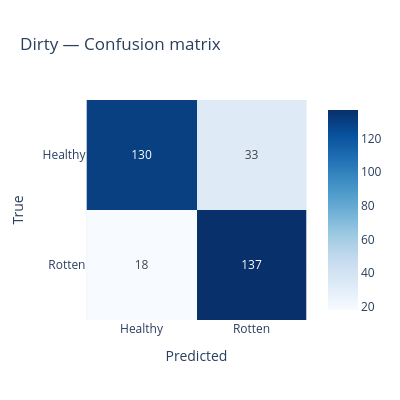
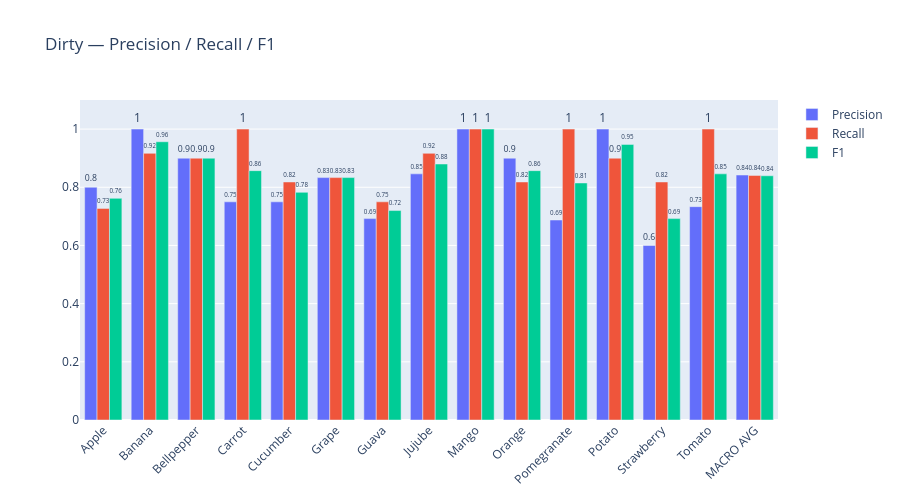
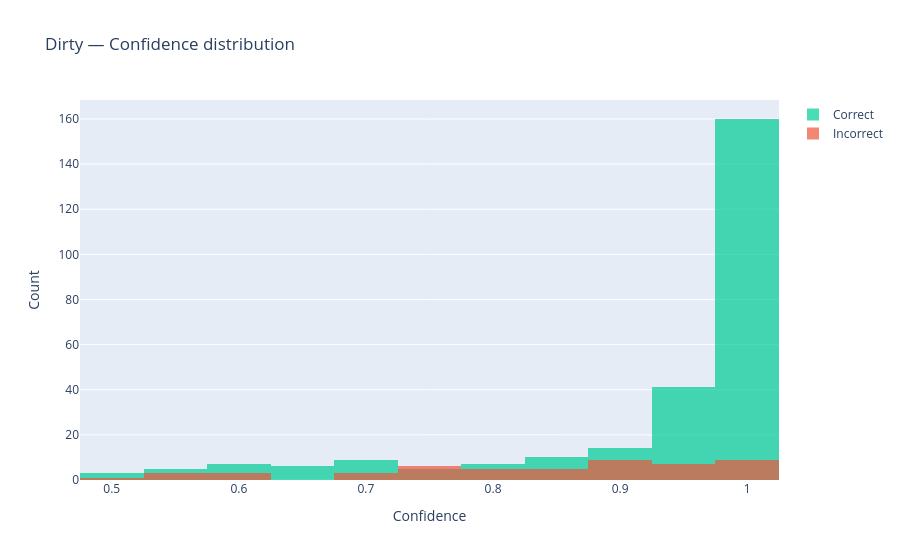
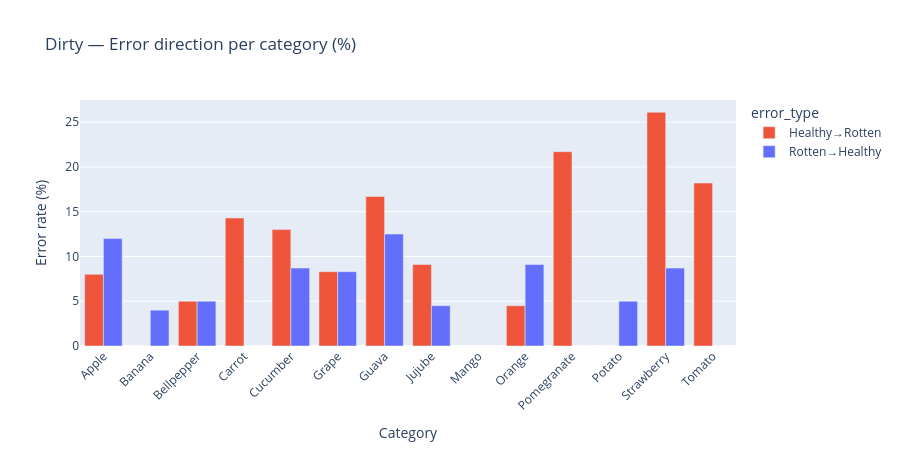

Notebook source saved alongside these figures, in order:
### Markdown cell above
## 2. Cross-Model Comparison
High-level comparison across all models: overall accuracy, per-category breakdown, and an accuracy heatmap. Key observation: the dirty dataset (largest volume) outperforms cleaner subsets, suggesting data volume dominates over data cleanliness for this task at current scale.

### Code cell
import plotly.graph_objects as go
from plotly.subplots import make_subplots
from sklearn.metrics import precision_recall_fscore_support, confusion_matrix
import numpy as np

CLASS_NAMES = ["Healthy", "Rotten"]

for model_name, df in results.items():
    print(f"\n{'='*60}")
    print(f"  {model_name}")
    print(f"{'='*60}")

    y_true = df["true_label"].values
    y_pred = df["pred"].values
    conf   = df["confidence"].values

    # ── 1. Confusion matrix ───────────────────────────────────────
    cm = confusion_matrix(y_true, y_pred)
    fig_cm = px.imshow(cm, text_auto=True,
                       x=CLASS_NAMES, y=CLASS_NAMES,
                       color_continuous_scale="Blues",
                       title=f"{model_name} — Confusion matrix",
                       labels=dict(x="Predicted", y="True"))
    fig_cm.update_layout(width=400, height=400)
    fig_cm.show()

    # ── 2. Precision / Recall / F1 per category ───────────────────
    categories = sorted(df["produce"].unique())
    rows = []
    for cat in categories:
        sub = df[df["produce"] == cat]
        p, r, f, _ = precision_recall_fscore_support(
            sub["true_label"], sub["pred"], average="binary", zero_division=0)
        rows.append({"Category": cat, "Precision": p, "Recall": r, "F1": f})
    # Macro average
    p_mac, r_mac, f_mac, _ = precision_recall_fscore_support(
        y_true, y_pred, average="macro", zero_division=0)
    rows.append({"Category": "MACRO AVG", "Precision": p_mac, "Recall": r_mac, "F1": f_mac})

    prf_df = pd.DataFrame(rows)
    fig_prf = go.Figure()
    for metric, color in [("Precision","#636EFA"), ("Recall","#EF553B"), ("F1","#00CC96")]:
        fig_prf.add_trace(go.Bar(
            name=metric, x=prf_df["Category"], y=prf_df[metric],
            marker_color=color, text=prf_df[metric].round(2), textposition="outside"
        ))
    fig_prf.update_layout(barmode="group", title=f"{model_name} — Precision / Recall / F1",
                          yaxis_range=[0, 1.1], xaxis_tickangle=-45, height=500)
    fig_prf.show()

    # ── 3. Confidence distribution ────────────────────────────────
    fig_conf = go.Figure()
    fig_conf.add_trace(go.Histogram(
        x=conf[df["correct"].values], name="Correct",
        marker_color="#00CC96", opacity=0.7, nbinsx=20))
    fig_conf.add_trace(go.Histogram(
        x=conf[~df["correct"].values], name="Incorrect",
        marker_color="#EF553B", opacity=0.7, nbinsx=20))
    fig_conf.update_layout(barmode="overlay",
                           title=f"{model_name} — Confidence distribution",
                           xaxis_title="Confidence", yaxis_title="Count")
    fig_conf.show()

    # ── 4. Error direction breakdown ──────────────────────────────
    errors = df[~df["correct"]].copy()
    errors["error_type"] = errors.apply(
        lambda r: "Healthy→Rotten" if r["true_label"] == 0 else "Rotten→Healthy", axis=1)
    total = df.groupby("produce").size()
    breakdown = errors.groupby(["produce","error_type"]).size().unstack(fill_value=0)
    breakdown_pct = (breakdown.div(total, axis=0) * 100).round(1)

    fig_err = px.bar(breakdown_pct.reset_index().melt(id_vars="produce"),
                     x="produce", y="value", color="error_type", barmode="group",
                     title=f"{model_name} — Error direction per category (%)",
                     labels={"value": "Error rate (%)", "produce": "Category"},
                     color_discrete_map={"Healthy→Rotten":"#EF553B","Rotten→Healthy":"#636EFA"})
    fig_err.update_layout(xaxis_tickangle=-45, height=450)
    fig_err.show()

### Figure 1 — Plotly figure (JSON) as saved in the notebook; plotly's stock layout.template omitted (floating-point values rounded to 4 significant figures)
{"data": [{"coloraxis": "coloraxis", "hovertemplate": "Predicted: %{x}<br>True: %{y}<br>color: %{z}<extra></extra>", "name": "0", "texttemplate": "%{z}", "type": "heatmap", "x": ["Healthy", "Rotten"], "xaxis": "x", "y": ["Healthy", "Rotten"], "yaxis": "y", "z": [[130, 33], [18, 137]]}], "layout": {"coloraxis": {"colorscale": [[0, "rgb(247,251,255)"], [0.125, "rgb(222,235,247)"], [0.25, "rgb(198,219,239)"], [0.375, "rgb(158,202,225)"], [0.5, "rgb(107,174,214)"], [0.625, "rgb(66,146,198)"], [0.75, "rgb(33,113,181)"], [0.875, "rgb(8,81,156)"], [1, "rgb(8,48,107)"]]}, "height": 400, "title": {"text": "Dirty — Confusion matrix"}, "width": 400, "xaxis": {"anchor": "y", "constrain": "domain", "domain": [0, 1], "scaleanchor": "y", "title": {"text": "Predicted"}}, "yaxis": {"anchor": "x", "autorange": "reversed", "constrain": "domain", "domain": [0, 1], "title": {"text": "True"}}}}

### Figure 2 — Plotly figure (JSON) as saved in the notebook; plotly's stock layout.template omitted (floating-point values rounded to 4 significant figures)
{"data": [{"marker": {"color": "#636EFA"}, "name": "Precision", "text": [0.8, 1.0, 0.9, 0.75, 0.75, 0.83, 0.69, 0.85, 1.0, 0.9, 0.69, 1.0, 0.6, 0.73, 0.84], "textposition": "outside", "type": "bar", "x": ["Apple", "Banana", "Bellpepper", "Carrot", "Cucumber", "Grape", "Guava", "Jujube", "Mango", "Orange", "Pomegranate", "Potato", "Strawberry", "Tomato", "MACRO AVG"], "y": [0.8, 1.0, 0.9, 0.75, 0.75, 0.8333, 0.6923, 0.8462, 1.0, 0.9, 0.6875, 1.0, 0.6, 0.7333, 0.8421]}, {"marker": {"color": "#EF553B"}, "name": "Recall", "text": [0.73, 0.92, 0.9, 1.0, 0.82, 0.83, 0.75, 0.92, 1.0, 0.82, 1.0, 0.9, 0.82, 1.0, 0.84], "textposition": "outside", "type": "bar", "x": ["Apple", "Banana", "Bellpepper", "Carrot", "Cucumber", "Grape", "Guava", "Jujube", "Mango", "Orange", "Pomegranate", "Potato", "Strawberry", "Tomato", "MACRO AVG"], "y": [0.7273, 0.9167, 0.9, 1.0, 0.8182, 0.8333, 0.75, 0.9167, 1.0, 0.8182, 1.0, 0.9, 0.8182, 1.0, 0.8407]}, {"marker": {"color": "#00CC96"}, "name": "F1", "text": [0.76, 0.96, 0.9, 0.86, 0.78, 0.83, 0.72, 0.88, 1.0, 0.86, 0.81, 0.95, 0.69, 0.85, 0.84], "textposition": "outside", "type": "bar", "x": ["Apple", "Banana", "Bellpepper", "Carrot", "Cucumber", "Grape", "Guava", "Jujube", "Mango", "Orange", "Pomegranate", "Potato", "Strawberry", "Tomato", "MACRO AVG"], "y": [0.7619, 0.9565, 0.9, 0.8571, 0.7826, 0.8333, 0.72, 0.88, 1.0, 0.8571, 0.8148, 0.9474, 0.6923, 0.8462, 0.8395]}], "layout": {"barmode": "group", "height": 500, "title": {"text": "Dirty — Precision / Recall / F1"}, "xaxis": {"tickangle": -45}, "yaxis": {"range": [0, 1.1]}}}

### Figure 3 — Plotly figure (JSON) as saved in the notebook; plotly's stock layout.template omitted (floating-point values rounded to 4 significant figures; data arrays with more than 128 entries replaced by an {"elided": "..."} marker saying what was removed)
{"data": [{"marker": {"color": "#00CC96"}, "name": "Correct", "nbinsx": 20, "opacity": 0.7, "type": "histogram", "x": {"elided": "267 float values"}}, {"marker": {"color": "#EF553B"}, "name": "Incorrect", "nbinsx": 20, "opacity": 0.7, "type": "histogram", "x": [0.9921, 0.8917, 0.9328, 0.8503, 0.6905, 0.9221, 0.8421, 0.9419, 0.5579, 0.8151, 0.556, 0.9757, 0.9, 0.964, 0.513, 0.8413, 0.9936, 0.908, 0.7036, 0.7376, 0.9899, 0.88, 0.7298, 0.9407, 0.7967, 0.918, 0.9987, 0.9732, 0.5861, 0.7679, 0.8114, 0.6039, 0.9239, 0.9543, 0.6894, 0.997, 0.7581, 0.8831, 0.7879, 0.767, 0.7625, 0.9066, 0.9974, 0.8549, 0.5833, 0.9993, 0.9996, 0.8283, 0.8203, 0.9747, 0.5286]}], "layout": {"barmode": "overlay", "title": {"text": "Dirty — Confidence distribution"}, "xaxis": {"title": {"text": "Confidence"}}, "yaxis": {"title": {"text": "Count"}}}}

### Figure 4 — Plotly figure (JSON) as saved in the notebook; plotly's stock layout.template omitted (floating-point values rounded to 4 significant figures)
{"data": [{"alignmentgroup": "True", "hovertemplate": "error_type=Healthy→Rotten<br>Category=%{x}<br>Error rate (%)=%{y}<extra></extra>", "legendgroup": "Healthy→Rotten", "marker": {"color": "#EF553B", "pattern": {"shape": ""}}, "name": "Healthy→Rotten", "offsetgroup": "Healthy→Rotten", "orientation": "v", "showlegend": true, "textposition": "auto", "type": "bar", "x": ["Apple", "Banana", "Bellpepper", "Carrot", "Cucumber", "Grape", "Guava", "Jujube", "Mango", "Orange", "Pomegranate", "Potato", "Strawberry", "Tomato"], "xaxis": "x", "y": [8.0, 0.0, 5.0, 14.3, 13.0, 8.3, 16.7, 9.1, NaN, 4.5, 21.7, 0.0, 26.1, 18.2], "yaxis": "y"}, {"alignmentgroup": "True", "hovertemplate": "error_type=Rotten→Healthy<br>Category=%{x}<br>Error rate (%)=%{y}<extra></extra>", "legendgroup": "Rotten→Healthy", "marker": {"color": "#636EFA", "pattern": {"shape": ""}}, "name": "Rotten→Healthy", "offsetgroup": "Rotten→Healthy", "orientation": "v", "showlegend": true, "textposition": "auto", "type": "bar", "x": ["Apple", "Banana", "Bellpepper", "Carrot", "Cucumber", "Grape", "Guava", "Jujube", "Mango", "Orange", "Pomegranate", "Potato", "Strawberry", "Tomato"], "xaxis": "x", "y": [12.0, 4.0, 5.0, 0.0, 8.7, 8.3, 12.5, 4.5, NaN, 9.1, 0.0, 5.0, 8.7, 0.0], "yaxis": "y"}], "layout": {"barmode": "group", "height": 450, "legend": {"title": {"text": "error_type"}, "tracegroupgap": 0}, "title": {"text": "Dirty — Error direction per category (%)"}, "xaxis": {"anchor": "y", "domain": [0, 1], "tickangle": -45, "title": {"text": "Category"}}, "yaxis": {"anchor": "x", "domain": [0, 1], "title": {"text": "Error rate (%)"}}}}
